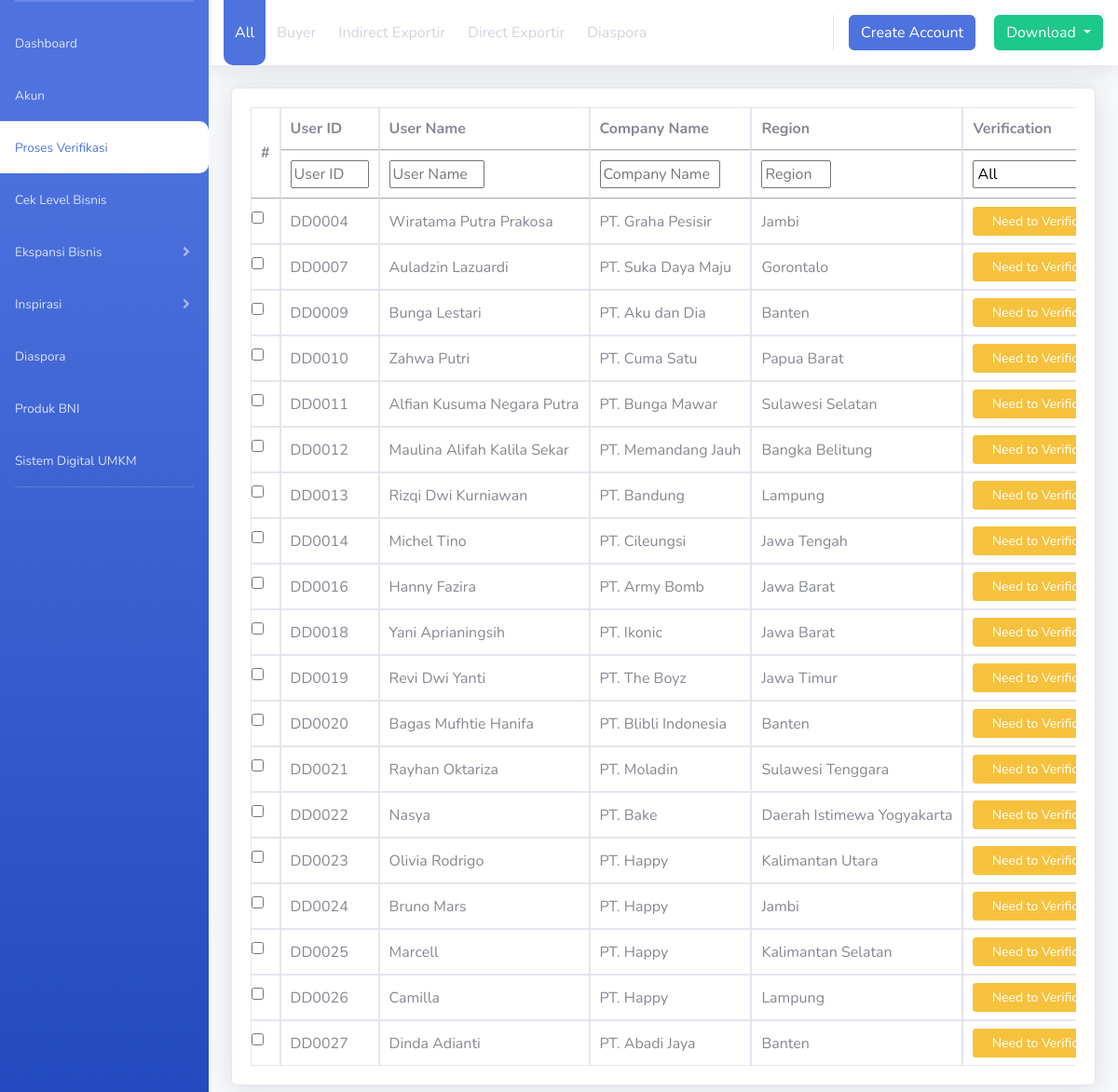
Screenshot of /index.php/proses_verifikasi with the database file from the repository.
### tables this page shows
CREATE TABLE `data_usaha` (
  `nib` varchar(50) NOT NULL,
  `nama_usaha` varchar(100) NOT NULL,
  `domisili_perusahaan` varchar(50) NOT NULL,
  `email_perusahaan` varchar(50) NOT NULL,
  `website` varchar(50) DEFAULT NULL,
  `bidang_usaha` varchar(50) NOT NULL,
  `komoditi_usaha` varchar(50) NOT NULL,
  `skala` varchar(50) NOT NULL,
  `satuan` varchar(50) NOT NULL,
  `npwp_perusahaan` varchar(50) NOT NULL,
  `no_siup` varchar(50) NOT NULL,
  `no_peb` varchar(50) NOT NULL,
  `no_akta` varchar(50) NOT NULL,
  `kd_data_diri` varchar(20) NOT NULL,
  PRIMARY KEY (`nib`)
);

CREATE TABLE `data_diri` (
  `id_data_diri` int(10) NOT NULL AUTO_INCREMENT,
  `kd_data_diri` varchar(20) NOT NULL,
  `nik` varchar(30) NOT NULL,
  `nama_pemilik` varchar(100) NOT NULL,
  `npwp` varchar(30) NOT NULL,
  `no_telp` varchar(15) NOT NULL,
  `email` varchar(70) NOT NULL,
  `domisili` varchar(100) NOT NULL,
  `foto` varchar(100) DEFAULT NULL,
  `user_type` varchar(20) NOT NULL,
  `verifikasi` varchar(15) NOT NULL,
  `date_create` date NOT NULL,
  `priority` varchar(50) DEFAULT NULL,
  `verifikasi_date` date DEFAULT NULL,
  `assigned_officer` varchar(50) DEFAULT NULL,
  PRIMARY KEY (`kd_data_diri`),
  KEY `id_data_diri` (`id_data_diri`)
);

### application/models/proses_verifikasi_model.php (called while the page is built, shortened)
<?php
class proses_verifikasi_model extends CI_ModeL
{
    public function all_data()
    {
        $this->db->select('data_diri.kd_data_diri, data_diri.nama_pemilik, data_usaha.nama_usaha, data_usaha.domisili_perusahaan, data_diri.verifikasi,');
        $this->db->from('data_usaha');
        $this->db->join('data_diri', 'data_diri.kd_data_diri=data_usaha.kd_data_diri');
        $this->db->order_by('data_diri.kd_data_diri', 'ASC');
        $this->db->where('verifikasi', 'Verification');
        $query = $this->db->get();
        return $query->result();
    }
}

### application/controllers/proses_verifikasi.php (called while the page is built, shortened)
<?php
class proses_verifikasi extends CI_Controller
{
    function index()
    {
        $data = array(
            'title' => 'Form Proses Verifikasi',
            'header' => 'template/header',
            'menu' => 'template/menu',
            'content' => 'template/content',
            'footer' => 'template/footer',
            'app' => 'proses_verifikasi',
            'proses_verifikasi' => $this->proses_verifikasi->all_data(),
        );
    }
}

### index.php (called while the page is built, shortened)
<?php
require_once BASEPATH.'core/CodeIgniter.php';

### application/views/proses_verifikasi.php (the view, shortened to what this page needs)
<div class="card shadow mb-4">
    <div class="card-body">
        <div class="table-responsive">
            <table class="table table-bordered" id="dataTable" width="100%" cellspacing="0">
                <thead>
                    <tr>
                        <th rowspan="2" class="align-middle">#</th>
                        <th>User ID</th>
                        <th>User Name</th>
                        <th>Company Name</th>
                        <th>Region</th>
                        <th>Verification</th>
                    </tr>
                    <tr>
                        <th class="searchHeader">User ID</th>
                        <th class="searchHeader">User Name</th>
                        <th class="searchHeader">Company Name</th>
                        <th class="searchHeader">Region</th>
                        <th class="searchHeader">Verification</th>
                    </tr>
                </thead>
                <tbody>
                    <?php foreach ($proses_verifikasi as $rs) : ?>
                        <tr>
                            <td style="text-align:right; white-space:nowrap;"><input class="form-check-input" type="checkbox" onclick="csData(this)" value="option1"></td>
                            <td style="vertical-align: middle; white-space:nowrap;" onclick="sData(this)"><?= $rs->kd_data_diri; ?></td>
                            <td style="vertical-align: middle; white-space:nowrap;" onclick="sData(this)"><?= $rs->nama_pemilik; ?></td>
                            <td style="vertical-align: middle; white-space:nowrap;" onclick="sData(this)"><?= $rs->nama_usaha; ?></td>
                            <td style="vertical-align: middle; white-space:nowrap;" onclick="sData(this)"><?= $rs->domisili_perusahaan; ?></td>
                            <td style="vertical-align: middle; white-space:nowrap;" onclick="sData(this)"> <?php if ($rs->verifikasi == "Verification") { ?>
                                    <a href="#" class="btn btn-warning btn-sm" style="width: 100%;">Need to Verification </a>
                                <?php } else { ?> <div style="color:green; text-align:center;"> Verified</div> <?php } ?>
                            </td>
                        </tr>
                    <?php endforeach ?>
                </tbody>
            </table>
        </div>
    </div>
</div>

### rows the page displays
data_usaha: kd_data_diri.kd_data_diri "DD0004", kd_data_diri.nama_pemilik "Wiratama Putra Prakosa", nama_usaha "PT. Graha Pesisir", domisili_perusahaan "Jambi"
data_usaha: kd_data_diri.kd_data_diri "DD0007", kd_data_diri.nama_pemilik "Auladzin Lazuardi", nama_usaha "PT. Suka Daya Maju", domisili_perusahaan "Gorontalo"
data_usaha: kd_data_diri.kd_data_diri "DD0009", kd_data_diri.nama_pemilik "Bunga Lestari", nama_usaha "PT. Aku dan Dia", domisili_perusahaan "Banten"
data_usaha: kd_data_diri.kd_data_diri "DD0010", kd_data_diri.nama_pemilik "Zahwa Putri", nama_usaha "PT. Cuma Satu", domisili_perusahaan "Papua Barat"
data_usaha: kd_data_diri.kd_data_diri "DD0011", kd_data_diri.nama_pemilik "Alfian Kusuma Negara Putra", nama_usaha "PT. Bunga Mawar", domisili_perusahaan "Sulawesi Selatan"
data_usaha: kd_data_diri.kd_data_diri "DD0012", kd_data_diri.nama_pemilik "Maulina Alifah Kalila Sekar", nama_usaha "PT. Memandang Jauh", domisili_perusahaan "Bangka Belitung"
data_usaha: kd_data_diri.kd_data_diri "DD0013", kd_data_diri.nama_pemilik "Rizqi Dwi Kurniawan", nama_usaha "PT. Bandung", domisili_perusahaan "Lampung"
data_usaha: kd_data_diri.kd_data_diri "DD0014", kd_data_diri.nama_pemilik "Michel Tino", nama_usaha "PT. Cileungsi", domisili_perusahaan "Jawa Tengah"
data_usaha: kd_data_diri.kd_data_diri "DD0016", kd_data_diri.nama_pemilik "Hanny Fazira", nama_usaha "PT. Army Bomb", domisili_perusahaan "Jawa Barat"
data_usaha: kd_data_diri.kd_data_diri "DD0018", kd_data_diri.nama_pemilik "Yani Aprianingsih", nama_usaha "PT. Ikonic", domisili_perusahaan "Jawa Barat"
data_usaha: kd_data_diri.kd_data_diri "DD0019", kd_data_diri.nama_pemilik "Revi Dwi Yanti", nama_usaha "PT. The Boyz", domisili_perusahaan "Jawa Timur"
data_usaha: kd_data_diri.kd_data_diri "DD0020", kd_data_diri.nama_pemilik "Bagas Mufhtie Hanifa", nama_usaha "PT. Blibli Indonesia", domisili_perusahaan "Banten"
data_usaha: kd_data_diri.kd_data_diri "DD0021", kd_data_diri.nama_pemilik "Rayhan Oktariza", nama_usaha "PT. Moladin", domisili_perusahaan "Sulawesi Tenggara"
data_usaha: kd_data_diri.kd_data_diri "DD0022", kd_data_diri.nama_pemilik "Nasya", nama_usaha "PT. Bake", domisili_perusahaan "Daerah Istimewa Yogyakarta"
data_usaha: kd_data_diri.kd_data_diri "DD0023", kd_data_diri.nama_pemilik "Olivia Rodrigo", nama_usaha "PT. Happy", domisili_perusahaan "Kalimantan Utara"
data_usaha: kd_data_diri.kd_data_diri "DD0024", kd_data_diri.nama_pemilik "Bruno Mars", nama_usaha "PT. Happy", domisili_perusahaan "Jambi"
data_usaha: kd_data_diri.kd_data_diri "DD0025", kd_data_diri.nama_pemilik "Marcell", nama_usaha "PT. Happy", domisili_perusahaan "Kalimantan Selatan"
data_usaha: kd_data_diri.kd_data_diri "DD0026", kd_data_diri.nama_pemilik "Camilla", nama_usaha "PT. Happy", domisili_perusahaan "Lampung"
data_usaha: kd_data_diri.kd_data_diri "DD0027", kd_data_diri.nama_pemilik "Dinda Adianti", nama_usaha "PT. Abadi Jaya", domisili_perusahaan "Banten"
